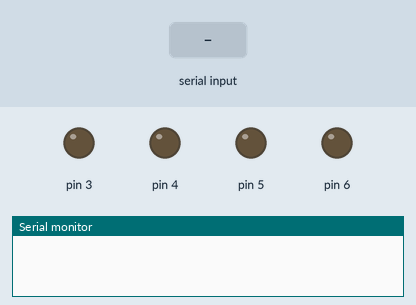
This sketch was run on a simulated Arduino Uno, built with avr-gcc and run on an emulated ATmega328P. Parts: output pins drawn as LEDs (lit = HIGH), the last lines printed to the serial monitor. The inputs (shaded band) are chosen by the test bench.

Above: at 1.2 s.
1.3 s: "90|45\n" received over Serial
At 1.6 s:
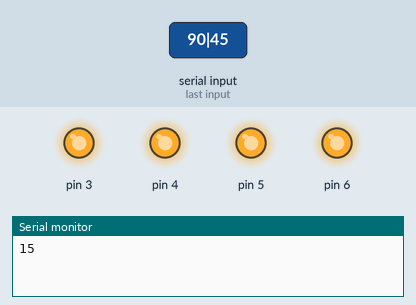
Timing chart, 0 to 4.3 s (numbered marks = the images above; inputs shaded):
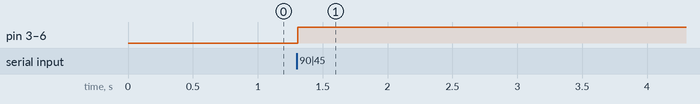

The sketch:

q1.ino
```cpp
int aa,bb,a[4],b[4],ans[4];
char op;

void setup() {
  // put your setup code here, to run once:
  Serial.begin(9600);
  pinMode(3,OUTPUT);
  pinMode(4,OUTPUT);
  pinMode(5,OUTPUT);
  pinMode(6,OUTPUT);
}

void loop() {
  // put your main code here, to run repeatedly:
  if(Serial.available()>0){
    aa=Serial.parseInt();
    op=Serial.read();
    bb=Serial.parseInt();


    converta();
    convertb();

    if(op=='+') add();
    else if(op=='-')subtract();
    else if(op=='&') andd();
    else if(op=='|') orr();
    else if(op=='^') xorr();

    show();

    }
}

void add(){
  int c=0,check;
  for(int i=0;i<4;i++){
    check=c+a[i]+b[i];
    if(check==2 || check==3){
      c=1;
      }

    else{
      c=0;
      }

      ans[i]=check%2;
    }
  }

void subtract(){

  for(int i=0;i<4;i++){
    if (b[i]==0) b[i]=1;
    else b[i]=0;
    }

  int c=1,check;
  for(int i=0;i<4;i++){
    check=c+b[i];
    if(check==2 || check==3){
      c=1;
      }

    else{
      c=0;
      }

      b[i]=check%2;

  }

  add();
}

void andd(){
  for(int i=0;i<4;i++){
    ans[i]=a[i] & b[i];
    }
  }


void orr(){
  for(int i=0;i<4;i++){
    ans[i]=a[i] | b[i];
    }
  }

void xorr(){
  for(int i=0;i<4;i++){
    ans[i]=a[i] ^ b[i];
     }
  }

void converta(){
  for(int i=0;i<4;i++){
    a[i]=(aa%2);
    aa=aa/2;
    }
  }

void convertb(){
  for(int i=0;i<4;i++){
    b[i]=(bb%2);
    bb=bb/2;
    }
  }


void show(){
  int c=0,y=1;
  for(int i=0;i<4;i++){
    if(ans[i]==1){
      digitalWrite(3+i,HIGH);
      c=c+y;
    }
    else
      digitalWrite(3+i,LOW);

    y=y*2;
    }
    Serial.println(c);
 }
```

Measured:
- after the input at 1.3 s, pin 3–6: LOW → HIGH at once
